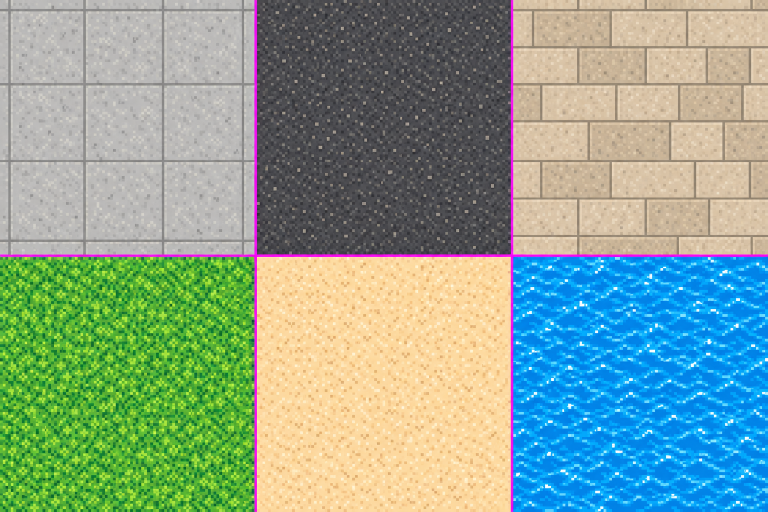
#> input picture art-src/gpt/props/sheet6.png, 1536 x 1024 px, found by its file name (shown at 1/2 size)
$ python td_atlas.py
#> lines starting #> are read from the running program, lines starting #| are printed output that depends on the picture
# Top-down world atlas -> assets/v4/td/world.png + src/v4/render/tdAtlas.ts
# Entry: [x, y, w, h, ax, ay, k] where k = world px per atlas px (1 tile = 32 world px).
import os, numpy as np
from PIL import Image
R='/home/claude/refinery-story'
items={}
def add(n,im,ax,ay,k): items[n]=(im.convert('RGBA'),ax,ay,k)
T=Image.open('gptprops/sheet6.png').convert('RGB'); W,H=T.size; cw,ch=W//3,H//2
#> further down, T is the input picture: PIL image 1536x1024 RGB; mean R, G, B 137.7, 163.4, 146.6
#> after `W, H = T.size`: W = 1536; H = 1024
#> after `cw, ch = (W // 3, H // 2)`: cw = 512; ch = 512
names=['concrete','asphalt','quay','grass','sand','water']
def dull(im):
    a=np.array(im).astype(float); g=a[:,:,:3].mean(2,keepdims=True); a[:,:,:3]=np.clip((a[:,:,:3]*0.8+g*0.2)*0.86,0,255); return Image.fromarray(a.astype('uint8'))
for k,n in enumerate(names):
    c=T.crop(((k%3)*cw+6,(k//3)*ch+6,(k%3+1)*cw-6,(k//3+1)*ch-6)).resize((128,128),Image.LANCZOS).convert('RGBA')
    for i in (0,1):
        for j in (0,1):
            t=c.crop((i*64,j*64,i*64+64,j*64+64)); add(f'tex_{n}{i}{j}',t,0,0,0.5)
            if n=='grass': add(f'tex_locked{i}{j}',dull(t),0,0,0.5)
#> this loop made 6 passes
#> pass 1, `c=T.crop(((k%3)*cw+6,(k//3)*ch+6,(k%3+1)*cw-6,(k//3+1)*ch-6)).resize((..`:
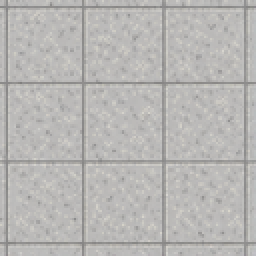
#> c: PIL image 128x128 RGBA (shown 2 times larger); mean R, G, B, A 184, 182.7, 180.8, 255
#> pass 2, `c=T.crop(((k%3)*cw+6,(k//3)*ch+6,(k%3+1)*cw-6,(k//3+1)*ch-6)).resize((..`:
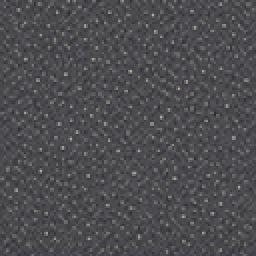
#> c: PIL image 128x128 RGBA (shown 2 times larger); mean R, G, B, A 77.4, 77, 80.2, 255
#> pass 3, `c=T.crop(((k%3)*cw+6,(k//3)*ch+6,(k%3+1)*cw-6,(k//3+1)*ch-6)).resize((..`:
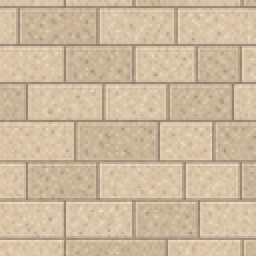
#> c: PIL image 128x128 RGBA (shown 2 times larger); mean R, G, B, A 206.2, 185.8, 158.6, 255
#> after the loop:
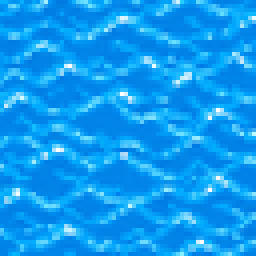
#> t: PIL image 64x64 RGBA (shown 4 times larger); mean R, G, B, A 16.7, 155.6, 241.6, 255
def trim(p):
#> (the run stopped early here; a loop or call above may not have finished)
